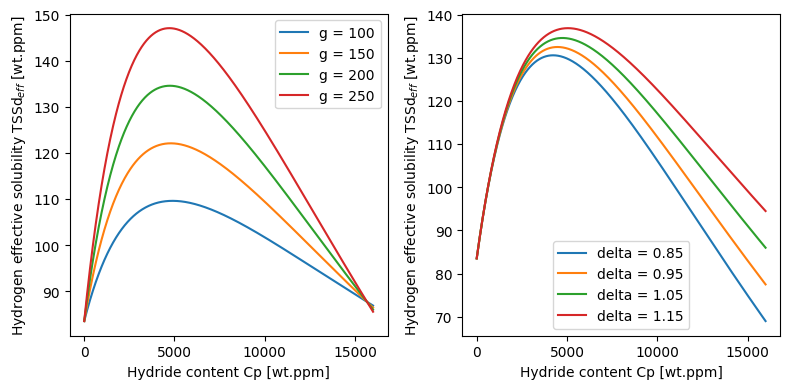

Recreate this plot in Python.
import numpy as np
import matplotlib.pyplot as plt
import hngd.hngd
import hngd.default_model_parameters

"""

Reproduce Fig 4 from Passelaigue F., Simon, P. A. and Motta, A. T., 'Predicting 
the hydride rim by improving the solubility limits in the Hydride 
Nucleation-Growth-Dissolution (HNGD) model', Journal of Nuclear Materials 558, 
pp. 153363 (2022).
        
"""

model_parameters = hngd.default_model_parameters.model_parameters

TSSd0 = model_parameters['TSSd0']
Q_TSSd = model_parameters['Q_TSSd']
TSSp0 = model_parameters['TSSp0']
Q_TSSp = model_parameters['Q_TSSp']

temperature = 600
Cp = np.linspace(0, 16000, 1000)

TSSp, TSSd = hngd.hngd.calc_terminal_solid_solubility(TSSp0, Q_TSSp, TSSd0, Q_TSSd, temperature)
Cp_at = hngd.hngd.ppm_to_atomic_fraction(Cp)
C_delta = -9.93e-11*temperature**3 + 8.48e-8*temperature**2 - 5.73e-5*temperature + 0.623
TSSd_at = hngd.hngd.ppm_to_atomic_fraction(TSSd)
lvl_rule_Cp = Cp_at / (C_delta - TSSd_at)

def modifying_polinomial(g, delta):
    return g*lvl_rule_Cp - ((1-delta)*TSSd + g)*lvl_rule_Cp**2

fig, (ax1, ax2) = plt.subplots(1, 2, figsize=(8,4))

for g in [100,150,200,250]:
    TSSd_eff = TSSd + modifying_polinomial(g=g, delta=1.05)
    ax1.plot(Cp, TSSd_eff, label=f'g = {g}')

ax1.set_xlabel('Hydride content Cp [wt.ppm]')
ax1.set_ylabel('Hydrogen effective solubility TSSd$_{eff}$ [wt.ppm]')
ax1.legend()

for delta in [0.85,0.95,1.05,1.15]:
    TSSd_eff = TSSd + modifying_polinomial(g=200, delta=delta)
    ax2.plot(Cp, TSSd_eff, label=f'delta = {delta}')

ax2.set_xlabel('Hydride content Cp [wt.ppm]')
ax2.set_ylabel('Hydrogen effective solubility TSSd$_{eff}$ [wt.ppm]')
ax2.legend()

fig.tight_layout()

plt.savefig('test_TSSd_eff_mHNGD.png', bbox_inches='tight')

plt.show()

